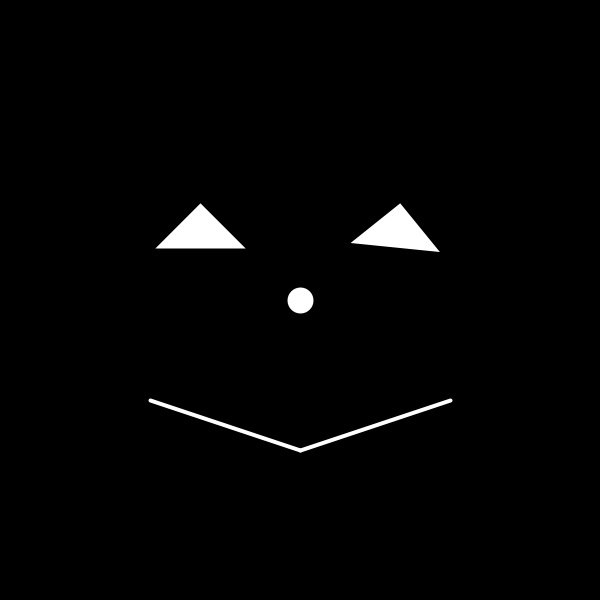
Frame 1 (no input)
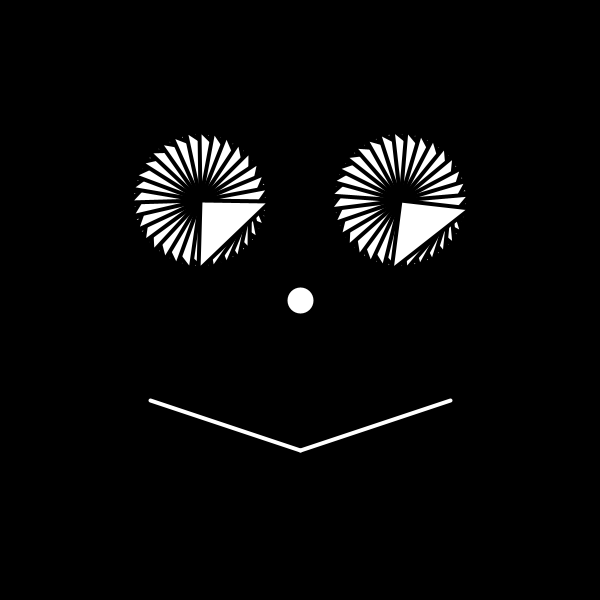
Frame 60 (the mouse pressed at the canvas centre just before this capture)
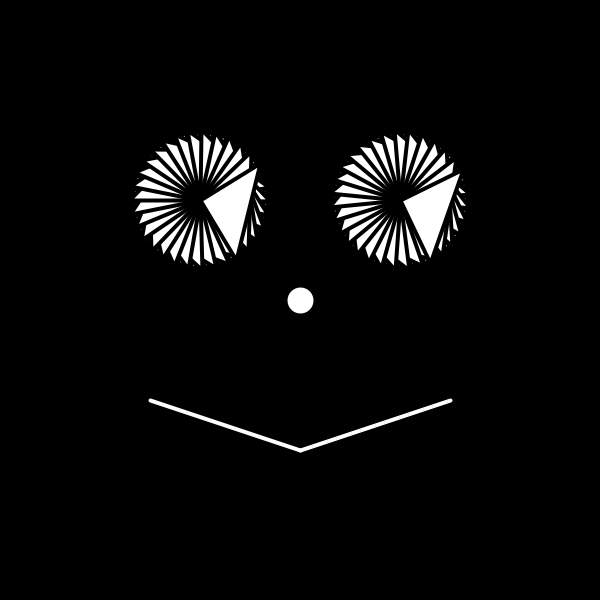
Frame 120 (the mouse held since frame 60 and released just before this capture)

The Processing sketch that drew these frames (run headless with seeded random() and noise(); from frame 60 on, the mouse is pressed at the canvas centre):

// Processing sketch: processing_167145
// ── processing_167145.pde

float angle= 0.0;
int a= 150;

void setup(){
  size (600, 600);
  background (0);
stroke(255);
strokeWeight(4);
  line(a, 400, a*2, 450);
  line(a*2, 450, 450, 400);
}

void draw(){
  pushMatrix();
  translate(200, 200);
  rotate(angle);
  stroke(0);
  triangle(0, 0, 50, 50, -50, 50);
  angle +=0.1;
  popMatrix();
  
  pushMatrix();
  translate(400, 200);
  rotate(angle);
   triangle(0, 0, 50, 50, -50, 50);
  angle +=0.1;
  popMatrix();

ellipse(300, 300, 30, 30); 
}
